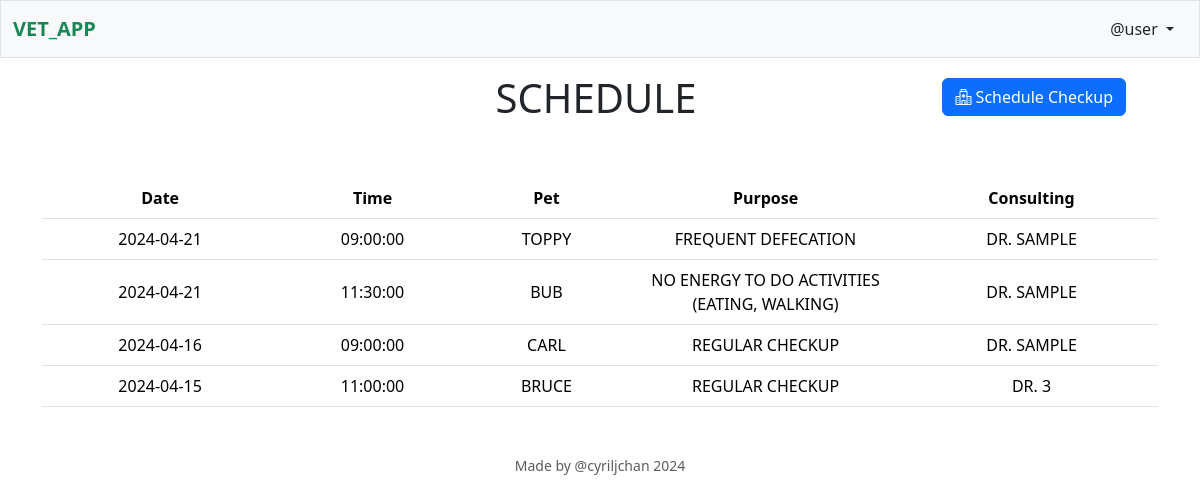
The page /schedules (signed in) on the database its author committed.
### tables this page shows
CREATE TABLE schedules (
    id INTEGER PRIMARY KEY AUTOINCREMENT NOT NULL,
    dvm_id INTEGER NOT NULL,
    pet_id INTEGER NOT NULL,
    date TEXT NOT NULL,
    time TEXT NOT NULL,
    purpose TEXT NOT NULL
);

CREATE TABLE pets (
    id INTEGER PRIMARY KEY AUTOINCREMENT NOT NULL,
    client_id INTEGER NOT NULL,
    name TEXT NOT NULL,
    birthdate TEXT NULL,
    species TEXT NOT NULL,
    breed TEXT NOT NULL,
    pattern TEXT NOT NULL
);

CREATE TABLE "users" (
    id INTEGER PRIMARY KEY AUTOINCREMENT NOT NULL, 
    type TEXT NOT NULL, 
    license TEXT NULL,
    username TEXT NOT NULL, 
    hash TEXT NOT NULL, 
    firstname TEXT NOT NULL, 
    lastname TEXT NOT NULL,
    email TEXT NOT NULL,
    contact TEXT NOT NULL
);

### app.py (the view, shortened to what this page needs)
@app.route("/schedules")
@login_required
def schedules():
    db = sqlite3.connect(path.join(ROOT, "vetapp.db"))
    db.row_factory = sqlite3.Row
    cursor = db.cursor()
    if session["user_type"] == "client":
        cursor.execute("""SELECT schedules.*, pets.name AS pet_name,
                    users.lastname AS dvm_name FROM schedules
                    LEFT JOIN pets ON pets.id == schedules.pet_id
                    LEFT JOIN users ON users.id == schedules.dvm_id
                    WHERE pets.client_id=?
                    ORDER BY schedules.date DESC, schedules.time""", (session["user_id"],))
    schedules = [dict(row) for row in cursor.fetchall()] # Change <sql.Rows obj> to dicts
    db.close()
    return render_template("schedules.html", schedules=schedules)

### app.py (called while the page is built)
@app.after_request
def after_request(response):
    response.headers["Cache-Control"] = "no-cache, no-store, must-revalidate"
    response.headers["Expires"] = 0
    response.headers["Pragma"] = "no-cache"
    return response

### helpers.py (called while the page is built)
def login_required(f):
    @wraps(f)
    def decorated_function(*args, **kwargs):
        if session.get("user_id") is None:
            return redirect("/login")
        return f(*args, **kwargs)
    return decorated_function

### templates/schedules.html (shortened to what this page needs)
{% extends "layout.html" %}
{% block main %}
<div class="row m-3">
    <div class="col-3"></div>
    <h1 class="col text-center">SCHEDULE</h1>
    <div class="d-flex justify-content-end col-3 m-1 text-end">
        <form action="/add_schedule" method="get">
            <button type="submit" class="btn btn-primary">
                <i class="bi bi-hospital"></i>
                Schedule Checkup
            </button>
        </form>
    </div>
</div>
<div class="mx-auto my-5">
    <table class="table text-center align-middle">
        <thead>
            <th>Date</th>
            <th>Time</th>
            <th>Pet</th>
            <th>Purpose</th>
            <th>Consulting</th>
        </thead>
        <tbody>
            {% for schedule in schedules %}
            <tr>
                <td>{{ schedule["date"] | upper }}</td>
                <td>{{ schedule["time"] | upper }}</td>
                <td>{{ schedule["pet_name"] | upper }}</td>
                <td class="w-25">{{ schedule["purpose"] | upper }}</td>
                <td>DR. {{ schedule["dvm_name"] | upper }}</td>
            </tr>
            {% endfor %}
        </tbody>
    </table>
</div>
{% endblock %}

### rows shown on the page
schedules: date "2024-04-21", time "09:00:00", pet_name "TOPPY", purpose "FREQUENT DEFECATION", dvm_name "SAMPLE"
schedules: date "2024-04-21", time "11:30:00", pet_name "BUB", purpose "NO ENERGY TO DO ACTIVITIES (EATING, WALKING)", dvm_name "SAMPLE"
schedules: date "2024-04-16", time "09:00:00", pet_name "CARL", purpose "REGULAR CHECKUP", dvm_name "SAMPLE"
schedules: date "2024-04-15", time "11:00:00", pet_name "BRUCE", purpose "REGULAR CHECKUP", dvm_name "3"

### other values the page prints
{{ session["username"] }} "user"
